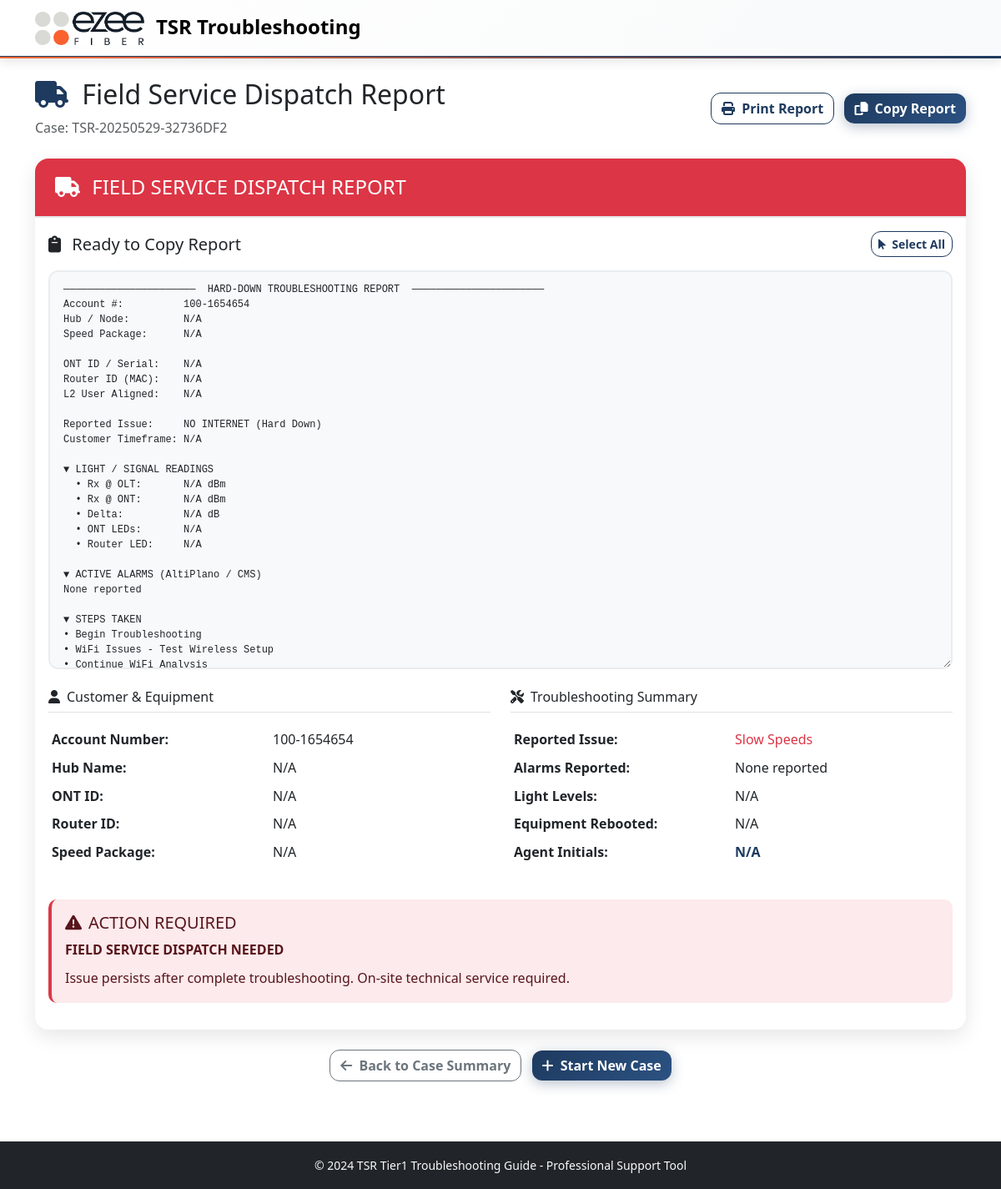
The page /dispatch_report/157 on the database its author committed.
### models.py (models this page shows, shortened)
class TroubleshootingCase(db.Model):
    id = db.Column(db.Integer, primary_key=True)
    session_id = db.Column(db.String(100), nullable=False)
    case_number = db.Column(db.String(50), unique=True, nullable=False)
    customer_info = db.Column(db.Text)  # JSON string
    ont_type = db.Column(db.String(50))
    ont_id = db.Column(db.String(50))  # ONT identifier (flexible format)
    router_type = db.Column(db.String(50))
    router_id = db.Column(db.String(50))  # Router identifier (flexible format)
    issue_type = db.Column(db.String(100))
    resolution = db.Column(db.String(200))
    status = db.Column(db.String(20), default='in_progress')  # in_progress, resolved, escalated, unresolved
    created_at = db.Column(db.DateTime, default=datetime.utcnow)
    completed_at = db.Column(db.DateTime)
    start_time = db.Column(db.Float)  # timestamp
    end_time = db.Column(db.Float)  # timestamp
    def get_customer_info(self):
        if self.customer_info:
            return json.loads(self.customer_info)
        return {}

### routes.py (the view)
@app.route('/dispatch_report/<int:case_id>')
def dispatch_report(case_id):
    case = TroubleshootingCase.query.get_or_404(case_id)
    report = generate_dispatch_report(case)
    return render_template('dispatch_report.html', case=case, report=report)

### templates/dispatch_report.html (shortened to what this page needs)
{% extends "base.html" %}
{% block content %}
<div class="container py-4">
    <div class="row justify-content-between align-items-center mb-4">
        <div class="col">
            <h2>
                <i class="fas fa-truck me-2 text-primary"></i>
                Field Service Dispatch Report
            </h2>
            <p class="text-muted mb-0">Case: {{ case.case_number }}</p>
        </div>
        <div class="col-auto">
            <button onclick="window.print()" class="btn btn-outline-primary me-2">
                <i class="fas fa-print me-1"></i>
                Print Report
            </button>
            <button onclick="copyReportToClipboard()" class="btn btn-primary">
                <i class="fas fa-copy me-1"></i>
                Copy Report
            </button>
        </div>
    </div>
    <div class="card">
        <div class="card-header bg-danger text-white">
            <h4 class="mb-0">
                <i class="fas fa-truck me-2"></i>
                FIELD SERVICE DISPATCH REPORT
            </h4>
        </div>
        <div class="card-body">
            <div class="mb-4">
                <div class="d-flex justify-content-between align-items-center mb-3">
                    <h5 class="mb-0">
                        <i class="fas fa-clipboard me-2"></i>
                        Ready to Copy Report
                    </h5>
                    <button onclick="selectAllReport()" class="btn btn-outline-primary btn-sm">
                        <i class="fas fa-mouse-pointer me-1"></i>
                        Select All
                    </button>
                </div>
                <textarea id="dispatchReportText" class="form-control" rows="25" readonly style="font-family: 'Courier New', monospace; font-size: 12px; background-color: #f8f9fa;">{{ report.formatted_report }}</textarea>
            </div>
            <div class="row">
                <div class="col-md-6">
                    <h6 class="border-bottom pb-2 mb-3">
                        <i class="fas fa-user me-2"></i>Customer & Equipment
                    </h6>
                    <table class="table table-sm table-borderless">
                        <tr>
                            <td class="fw-bold" style="width: 50%;">Account Number:</td>
                            <td>{{ report.account_number }}</td>
                        </tr>
                        <tr>
                            <td class="fw-bold">Hub Name:</td>
                            <td>{{ report.hub_name }}</td>
                        </tr>
                        <tr>
                            <td class="fw-bold">ONT ID:</td>
                            <td>{{ report.ont_id }}</td>
                        </tr>
                        <tr>
                            <td class="fw-bold">Router ID:</td>
                            <td>{{ report.router_id }}</td>
                        </tr>
                        <tr>
                            <td class="fw-bold">Speed Package:</td>
                            <td>{{ report.speed_package }}</td>
                        </tr>
                    </table>
                </div>
                <div class="col-md-6">
                    <h6 class="border-bottom pb-2 mb-3">
                        <i class="fas fa-tools me-2"></i>Troubleshooting Summary
                    </h6>
                    <table class="table table-sm table-borderless">
                        <tr>
                            <td class="fw-bold" style="width: 50%;">Reported Issue:</td>
                            <td class="text-danger">{{ report.reported_issue }}</td>
                        </tr>
                        <tr>
                            <td class="fw-bold">Alarms Reported:</td>
                            <td>{{ report.alarms_reported }}</td>
                        </tr>
                        <tr>
                            <td class="fw-bold">Light Levels:</td>
                            <td>{{ report.light_levels }}</td>
                        </tr>
                        <tr>
                            <td class="fw-bold">Equipment Rebooted:</td>
                            <td class="{% if report.equipment_rebooted == 'YES' %}text-success{% endif %}">{{ report.equipment_rebooted }}</td>
                        </tr>
                        <tr>
                            <td class="fw-bold">Agent Initials:</td>
                            <td class="fw-bold text-primary">{{ report.agent_initials }}</td>
                        </tr>
                    </table>
                </div>
            </div>
            <div class="alert alert-danger mt-4">
                <h5><i class="fas fa-exclamation-triangle me-2"></i>ACTION REQUIRED</h5>
                <p class="mb-2"><strong>FIELD SERVICE DISPATCH NEEDED</strong></p>
                <p class="mb-0">Issue persists after complete troubleshooting. On-site technical service required.</p>
            </div>
        </div>
    </div>
    <div class="mt-4 text-center">
        <a href="{{ url_for('case_summary', case_id=case.id) }}" class="btn btn-outline-secondary me-2">
            <i class="fas fa-arrow-left me-1"></i>
            Back to Case Summary
        </a>
        <a href="{{ url_for('restart_case') }}" class="btn btn-primary">
            <i class="fas fa-plus me-1"></i>
            Start New Case
        </a>
    </div>
</div>
{% endblock %}

### static/css/custom.css (style rules this page uses)
:root { --primary-color: 0 84% 60%; --success-color: 142 71% 45%; --info-color: 199 89% 48%; --warning-color: 45 100% 51%; --danger-color: 354 70% 54%; }
body { font-family: 'Segoe UI', Tahoma, Geneva, Verdana, sans-serif; line-height: 1.6; }
.card { border: none; box-shadow: 0 2px 8px rgba(0, 0, 0, 0.1); border-radius: 12px; transition: transform 0.2s ease, box-shadow 0.2s ease; }
.card-header { border-radius: 12px 12px 0 0 !important; border-bottom: none; padding: 1.25rem 1.5rem; }
.alert { border: none; border-radius: 10px; border-left: 4px solid; }
.alert-danger { border-left-color: hsl(var(--danger-color)); background-color: hsl(var(--danger-color) / 0.1); }
.btn { border-radius: 8px; font-weight: 500; transition: all 0.2s ease; }
.form-control { border-radius: 8px; border: 1px solid var(--bs-border-color); transition: border-color 0.2s ease, box-shadow 0.2s ease; }

### static/css/ezee-theme.css (style rules this page uses)
:root { --ezee-navy: #1e3a5f; --ezee-orange: #ff6b35; --ezee-light-grey: #e5e5e5; --ezee-dark-grey: #6c757d; --ezee-white: #ffffff; }
.btn-primary { background-color: var(--ezee-navy); border-color: var(--ezee-navy); }
.btn-outline-primary { color: var(--ezee-navy); border-color: var(--ezee-navy); }
.text-primary { color: var(--ezee-navy) !important; }
.card { border: none; border-radius: 16px; box-shadow: 0 8px 25px rgba(0, 0, 0, 0.1); transition: all 0.3s ease; }
.card-header { border-radius: 16px 16px 0 0 !important; border-bottom: 2px solid var(--ezee-light-grey); }
.btn { border-radius: 12px; font-weight: 600; transition: all 0.3s cubic-bezier(0.4, 0, 0.2, 1); position: relative; overflow: hidden; }
.btn-primary { background: linear-gradient(135deg, var(--ezee-navy) 0%, #2c5282 100%); border: none; box-shadow: 0 4px 15px rgba(30, 58, 95, 0.3); }
.form-control, .form-select { border-radius: 12px; border: 2px solid #e9ecef; padding: 0.75rem 1rem; transition: all 0.3s ease; font-size: 1rem; }

### rows shown on the page
TroubleshootingCase: case_number "TSR-20250529-32736DF2", reported_issue "Slow Speeds"

### other values the page prints
{{ report.account_number }} "100-1654654"
{{ report.hub_name }} "N/A"
{{ report.ont_id }} "N/A"
{{ report.router_id }} "N/A"
{{ report.speed_package }} "N/A"
{{ report.alarms_reported }} "None reported"
{{ report.light_levels }} "N/A"
{{ report.equipment_rebooted }} "N/A"
{{ report.agent_initials }} "N/A"
